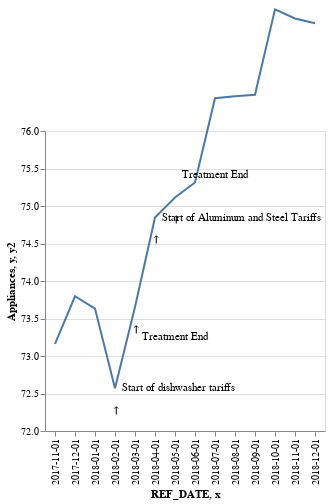

Notebook source saved alongside this figure:
### Code cell
return_chart(df_treatment, 'Appliances', 72, 76)
